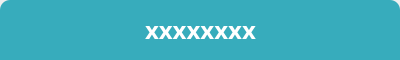
<?xml version="1.0" encoding="UTF-8"?>
<ui version="4.0">
 <class>TableHeader</class>
 <widget class="QWidget" name="TableHeader">
  <property name="geometry">
   <rect>
    <x>0</x>
    <y>0</y>
    <width>400</width>
    <height>60</height>
   </rect>
  </property>
  <property name="windowTitle">
   <string>Form</string>
  </property>
  <layout class="QGridLayout" name="gridLayout">
   <property name="leftMargin">
    <number>0</number>
   </property>
   <property name="topMargin">
    <number>0</number>
   </property>
   <property name="rightMargin">
    <number>0</number>
   </property>
   <property name="bottomMargin">
    <number>0</number>
   </property>
   <property name="spacing">
    <number>0</number>
   </property>
   <item row="0" column="0">
    <widget class="QWidget" name="widget" native="true">
     <property name="minimumSize">
      <size>
       <width>0</width>
       <height>20</height>
      </size>
     </property>
     <property name="styleSheet">
      <string notr="true">#widget {

background: #37ACBC;
border-top-left-radius: 10px;
border-top-right-radius: 10px;
border-bottom-left-radius: 0px;
border-bottom-right-radius: 0px;

}</string>
     </property>
     <layout class="QHBoxLayout" name="horizontalLayout">
      <property name="spacing">
       <number>0</number>
      </property>
      <property name="leftMargin">
       <number>0</number>
      </property>
      <property name="topMargin">
       <number>0</number>
      </property>
      <property name="rightMargin">
       <number>0</number>
      </property>
      <property name="bottomMargin">
       <number>0</number>
      </property>
      <item>
       <spacer name="horizontalSpacer">
        <property name="orientation">
         <enum>Qt::Horizontal</enum>
        </property>
        <property name="sizeHint" stdset="0">
         <size>
          <width>115</width>
          <height>20</height>
         </size>
        </property>
       </spacer>
      </item>
      <item>
       <widget class="QLabel" name="label">
        <property name="styleSheet">
         <string notr="true">font-family: PingFang SC;
font-weight: bold;
font-size: 24px;
color: #FFFFFF;
line-height: 42px;</string>
        </property>
        <property name="text">
         <string>xxxxxxxx</string>
        </property>
       </widget>
      </item>
      <item>
       <spacer name="horizontalSpacer_2">
        <property name="orientation">
         <enum>Qt::Horizontal</enum>
        </property>
        <property name="sizeHint" stdset="0">
         <size>
          <width>114</width>
          <height>20</height>
         </size>
        </property>
       </spacer>
      </item>
     </layout>
    </widget>
   </item>
  </layout>
 </widget>
 <resources/>
 <connections/>
</ui>
